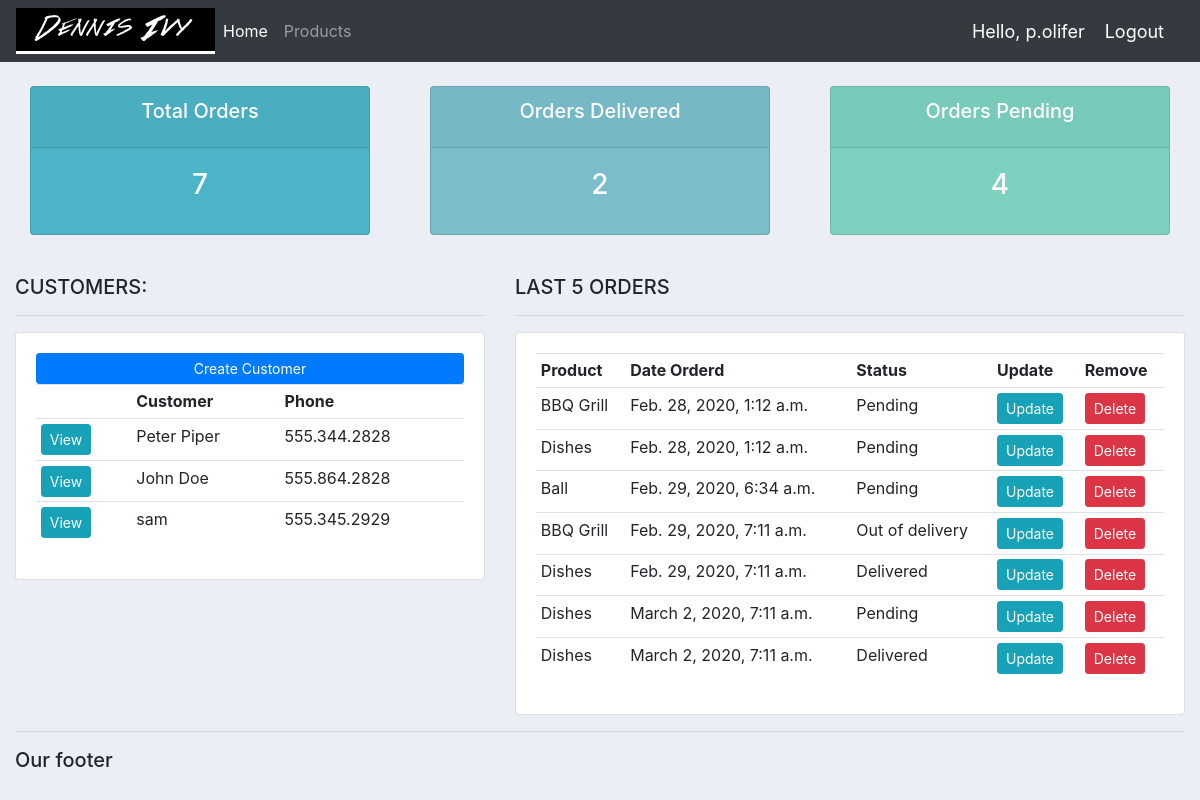
Page / (signed in) on the earlier database version.
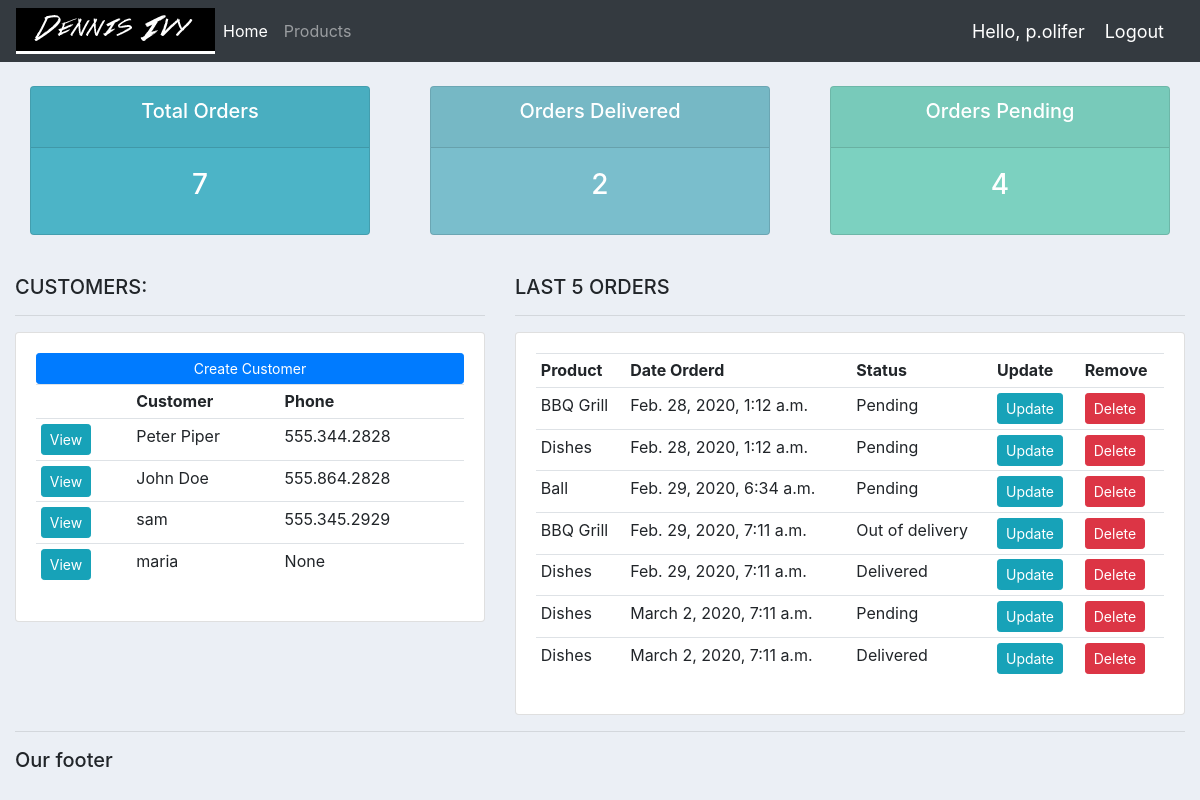
Same page on the later database version.
### accounts/models.py (models this page shows, shortened)
class Customer(models.Model):
    user = models.OneToOneField(User, null=True, on_delete=models.CASCADE)
    name = models.CharField(max_length=200, null=True)
    phone = models.CharField(max_length=200, null=True)
    email = models.CharField(max_length=200, null=True)
    profile_pic = models.ImageField(default='profile1.png', null=True, blank=True)
    date_created = models.DateTimeField(auto_now_add=True, null=True)

class Order(models.Model):
    STATUS = (
        ('Pending', 'Pending'),
        ('Out of delivery', 'Out of delivery'),
        ('Delivered', 'Delivered')
    )
    customer = models.ForeignKey(Customer, null=True, on_delete=models.SET_NULL)
    product = models.ForeignKey(Product, null=True, on_delete=models.SET_NULL)
    date_created = models.DateTimeField(auto_now_add=True, null=True)
    status = models.CharField(max_length=200, null=True, choices=STATUS)
    note = models.CharField(max_length=200, null=True)

class Product(models.Model):
    CATEGORY = (
        ('Indoor', 'Indoor'),
        ('Out door', 'Out door')
    )
    name = models.CharField(max_length=200, null=True)
    price = models.FloatField(null=True)
    category = models.CharField(max_length=200, null=True, choices=CATEGORY)
    description = models.CharField(max_length=200, null=True, blank=True)
    date_created = models.DateTimeField(auto_now_add=True, null=True)
    tags = models.ManyToManyField(Tag)
    def __str__(self):
        return self.name

### accounts/decorators.py (the view)
    def wrapper_func(request, *args, **kwargs):
        group = None
        if request.user.groups.exists():
            group = request.user.groups.all()[0].name
        if group == 'customer':
            return redirect('user-page')
        if group == 'admin':
            return view_func(request, *args, **kwargs)

### accounts/views.py (called while the page is built)
@login_required(login_url='login')
@admin_only
def home(request):
    orders = Order.objects.all()
    customers = Customer.objects.all()
    total_customers = customers.count()
    total_orders = orders.count()
    delivered = orders.filter(status='Delivered').count()
    pending = orders.filter(status='Pending').count()
    context = {
        'orders': orders,
        'customers': customers,
        'total_customers': total_customers,
        'total_orders': total_orders,
        'delivered': delivered,
        'pending': pending
    }
    return render(request, 'accounts/dashboard.html', context)

### templates/accounts/dashboard.html
{% extends 'accounts/main.html' %}
{% block content %}
{%  include 'accounts/status.html' %}
<br>
<div class="row">
	<div class="col-md-5">
		<h5>CUSTOMERS:</h5>
		<hr>
		<div class="card card-body">
			<a class="btn btn-primary  btn-sm btn-block" href="">Create Customer</a>
			<table class="table table-sm">
				<tr>
					<th></th>
					<th>Customer</th>
					<th>Phone</th>
				</tr>
				{% for c in customers %}
					<tr>
						<td><a class="btn btn-sm btn-info" href="{% url 'customer' c.id %}">View</a></td>
						<td>{{ c.name }}</td>
						<td>{{ c.phone }}</td>
					</tr>
				{% endfor %}
			</table>
		</div>
	</div>
	<div class="col-md-7">
		<h5>LAST 5 ORDERS</h5>
		<hr>
		<div class="card card-body">
			<table class="table table-sm">
				<tr>
					<th>Product</th>
					<th>Date Orderd</th>
					<th>Status</th>
					<th>Update</th>
					<th>Remove</th>
				</tr>
				{% for o in orders %}
					<tr>
						<td>{{ o.product }}</td>
						<td>{{ o.date_created }}</td>
						<td>{{ o.status }}</td>
						<td><a class="btn btn-sm btn-info" href="{% url 'update_order' o.id %}">Update</a></td>
						<td><a class="btn btn-sm btn-danger" href="{% url 'delete_order' o.id %}">Delete</a></td>
					</tr>
				{% endfor %}
			</table>
		</div>
	</div>
</div>
{% endblock %}

### templates/accounts/main.html (shortened to what this page needs)
{% load static %}
<!DOCTYPE html>
<html lang="en">
<head>
    <link rel="stylesheet" href="https://stackpath.bootstrapcdn.com/bootstrap/4.3.1/css/bootstrap.min.css">
    <link rel="stylesheet" type="text/css" href="{% static '/css/main.css' %}">
</head>
<body>
    {% include 'accounts/navbar.html' %}
    <div class="container-fluid">
    {% block content %}
    {% endblock %}
    <hr>
    <h5>Our footer</h5>
</body>
</html>

### templates/accounts/navbar.html (shortened to what this page needs)
{% load static %}
<nav class="navbar navbar-expand-lg navbar-dark bg-dark">
  <img src="{% static 'images/logo.png' %}">
  <div class="collapse navbar-collapse" id="navbarNav">
    <ul class="navbar-nav">
      {% if request.user.is_staff %}
        <li class="nav-item active">
          <a class="nav-link" href="{% url 'home' %}">Home</a>
        </li>
        <li class="nav-item">
          <a class="nav-link" href="{% url 'products' %}">Products</a>
        </li>
      {% else %}
        <li class="nav-item">
          <a class="nav-link" href="{% url 'account' %}">Settings</a>
        </li>
      {% endif %}
    </ul>
  </div>
  <span class="hello-msg">Hello, {{ request.user }}</span>
  <span><a class="hello-msg" href="{% url 'logout' %}">Logout</a></span>
</nav>

### templates/accounts/status.html
<br>
<div class="row">
	<div class="col">
		<div class="col-md">
			<div class="card text-center text-white  mb-3" id="total-orders">
			  	<div class="card-header">
			  		<h5 class="card-title">Total Orders</h5>
			  	</div>
			  	<div class="card-body">
			    	<h3 class="card-title">{{ total_orders }}</h3>
			  	</div>
			</div>
		</div>
	</div>
	<div class="col">
		<div class="col-md">
			<div class="card text-center text-white  mb-3" id="orders-delivered">
			  	<div class="card-header">
			  		<h5 class="card-title">Orders Delivered</h5>
			  	</div>
			  	<div class="card-body">
			    	<h3 class="card-title">{{ delivered }}</h3>
			  	</div>
			</div>
		</div>
	</div>
	<div class="col">
		<div class="col-md">
			<div class="card text-center text-white  mb-3" id="orders-pending">
			  	<div class="card-header">
			  		<h5 class="card-title">Orders Pending</h5>
			  	</div>
			  	<div class="card-body">
			    	<h3 class="card-title">{{ pending }}</h3>
			  	</div>
			</div>
		</div>
	</div>
</div>

### static/css/main.css (style rules this page uses)
body { background-color: #ebeff5; }
#total-orders { background-color: #4cb4c7; }
#orders-delivered { background-color: #7abecc; }
#orders-pending { background-color: #7CD1C0; }

### templates/accounts/navbar.html (style rules this page uses)
.hello-msg { font-size: 18px; color: #fff; margin-right: 20px; }

Differences in the rows shown:
added Customer: name "maria", phone "None"
